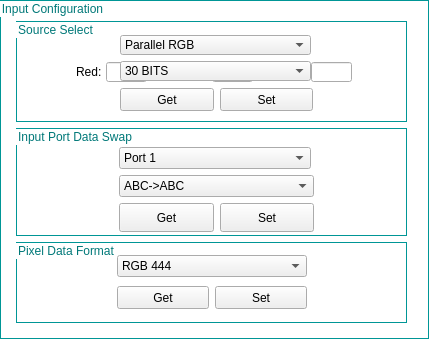
                   <widget class="QGroupBox" name="SourceSelectGroup">
                    <property name="geometry">
                     <rect>
                      <x>18</x>
                      <y>28</y>
                      <width>429</width>
                      <height>339</height>
                     </rect>
                    </property>
                    <property name="sizePolicy">
                     <sizepolicy hsizetype="Minimum" vsizetype="Minimum">
                      <horstretch>0</horstretch>
                      <verstretch>0</verstretch>
                     </sizepolicy>
                    </property>
                    <property name="minimumSize">
                     <size>
                      <width>429</width>
                      <height>339</height>
                     </size>
                    </property>
                    <property name="styleSheet">
                     <string notr="true">QGroupBox{ border: 1px solid ;
background-color: transparent;
border-color: rgb(0,150,150);
color:rgb(0,120,120);
;}</string>
                    </property>
                    <property name="title">
                     <string>Input Configuration</string>
                    </property>
                    <widget class="QGroupBox" name="groupBox_SourceSelect">
                     <property name="geometry">
                      <rect>
                       <x>16</x>
                       <y>21</y>
                       <width>391</width>
                       <height>101</height>
                      </rect>
                     </property>
                     <property name="sizePolicy">
                      <sizepolicy hsizetype="Minimum" vsizetype="Minimum">
                       <horstretch>0</horstretch>
                       <verstretch>0</verstretch>
                      </sizepolicy>
                     </property>
                     <property name="minimumSize">
                      <size>
                       <width>341</width>
                       <height>101</height>
                      </size>
                     </property>
                     <property name="layoutDirection">
                      <enum>Qt::LeftToRight</enum>
                     </property>
                     <property name="title">
                      <string>Source Select</string>
                     </property>
                     <property name="alignment">
                      <set>Qt::AlignLeading|Qt::AlignLeft|Qt::AlignTop</set>
                     </property>
                     <widget class="QComboBox" name="InputSourceOptionList">
                      <property name="geometry">
                       <rect>
                        <x>104</x>
                        <y>40</y>
                        <width>191</width>
                        <height>20</height>
                       </rect>
                      </property>
                      <property name="sizePolicy">
                       <sizepolicy hsizetype="Minimum" vsizetype="Fixed">
                        <horstretch>0</horstretch>
                        <verstretch>0</verstretch>
                       </sizepolicy>
                      </property>
                      <item>
                       <property name="text">
                        <string>30 BITS</string>
                       </property>
                      </item>
                      <item>
                       <property name="text">
                        <string>24 BITS</string>
                       </property>
                      </item>
                      <item>
                       <property name="text">
                        <string>20 BITS</string>
                       </property>
                      </item>
                      <item>
                       <property name="text">
                        <string>16 BITS</string>
                       </property>
                      </item>
                      <item>
                       <property name="text">
                        <string>10 BITS</string>
                       </property>
                      </item>
                      <item>
                       <property name="text">
                        <string>8 BITS</string>
                       </property>
                      </item>
                     </widget>
                     <widget class="QComboBox" name="InputSourceList">
                      <property name="geometry">
                       <rect>
                        <x>104</x>
                        <y>14</y>
                        <width>191</width>
                        <height>20</height>
                       </rect>
                      </property>
                      <property name="sizePolicy">
                       <sizepolicy hsizetype="Minimum" vsizetype="Fixed">
                        <horstretch>0</horstretch>
                        <verstretch>0</verstretch>
                       </sizepolicy>
                      </property>
                      <property name="currentIndex">
                       <number>0</number>
                      </property>
                      <item>
                       <property name="text">
                        <string>Parallel RGB</string>
                       </property>
                      </item>
                      <item>
                       <property name="text">
                        <string>Internal Test Pattern</string>
                       </property>
                      </item>
                      <item>
                       <property name="text">
                        <string>Images from Flash</string>
                       </property>
                      </item>
                      <item>
                       <property name="text">
                        <string>Solid Curtain</string>
                       </property>
                      </item>
                     </widget>
                     <widget class="QFrame" name="colorFrame">
                      <property name="geometry">
                       <rect>
                        <x>30</x>
                        <y>35</y>
                        <width>321</width>
                        <height>31</height>
                       </rect>
                      </property>
                      <property name="styleSheet">
                       <string notr="true">QFrame{border:0px}</string>
                      </property>
                      <property name="frameShape">
                       <enum>QFrame::StyledPanel</enum>
                      </property>
                      <property name="frameShadow">
                       <enum>QFrame::Raised</enum>
                      </property>
                      <widget class="QLabel" name="label_SorceSelect_Red">
                       <property name="geometry">
                        <rect>
                         <x>30</x>
                         <y>8</y>
                         <width>31</width>
                         <height>16</height>
                        </rect>
                       </property>
                       <property name="text">
                        <string>Red:</string>
                       </property>
                      </widget>
                      <widget class="QLabel" name="label_SorceSelect_Green">
                       <property name="geometry">
                        <rect>
                         <x>126</x>
                         <y>7</y>
                         <width>31</width>
                         <height>16</height>
                        </rect>
                       </property>
                       <property name="text">
                        <string>Green:</string>
                       </property>
                      </widget>
                      <widget class="QLabel" name="label_SorceSelect_Blue">
                       <property name="geometry">
                        <rect>
                         <x>235</x>
                         <y>8</y>
                         <width>31</width>
                         <height>16</height>
                        </rect>
                       </property>
                       <property name="text">
                        <string>Blue:</string>
                       </property>
                      </widget>
                      <widget class="QLineEdit" name="red_lineEdit">
                       <property name="geometry">
                        <rect>
                         <x>60</x>
                         <y>6</y>
                         <width>41</width>
                         <height>20</height>
                        </rect>
                       </property>
                       <property name="toolTip">
                        <string>Range : 0 - 1023</string>
                       </property>
                      </widget>
                      <widget class="QLineEdit" name="green_lineEdit">
                       <property name="geometry">
                        <rect>
                         <x>166</x>
                         <y>6</y>
                         <width>41</width>
                         <height>20</height>
                        </rect>
                       </property>
                       <property name="toolTip">
                        <string>Range : 0 - 1023</string>
                       </property>
                       <property name="text">
                        <string/>
                       </property>
                      </widget>
                      <widget class="QLineEdit" name="blue_lineEdit">
                       <property name="geometry">
                        <rect>
                         <x>265</x>
                         <y>6</y>
                         <width>41</width>
                         <height>20</height>
                        </rect>
                       </property>
                       <property name="toolTip">
                        <string>Range : 0 - 1023</string>
                       </property>
                      </widget>
                     </widget>
                     <widget class="QWidget" name="layoutWidget_2">
                      <property name="geometry">
                       <rect>
                        <x>104</x>
                        <y>63</y>
                        <width>193</width>
                        <height>31</height>
                       </rect>
                      </property>
                      <layout class="QHBoxLayout" name="horizontalLayout_17">
                       <item>
                        <widget class="QPushButton" name="SourceGetBut">
                         <property name="minimumSize">
                          <size>
                           <width>92</width>
                           <height>23</height>
                          </size>
                         </property>
                         <property name="text">
                          <string>Get</string>
                         </property>
                        </widget>
                       </item>
                       <item>
                        <widget class="QPushButton" name="SourceSetBut">
                         <property name="minimumSize">
                          <size>
                           <width>92</width>
                           <height>23</height>
                          </size>
                         </property>
                         <property name="text">
                          <string>Set</string>
                         </property>
                        </widget>
                       </item>
                      </layout>
                     </widget>
                     <zorder>colorFrame</zorder>
                     <zorder>layoutWidget_2</zorder>
                     <zorder>InputSourceOptionList</zorder>
                     <zorder>InputSourceList</zorder>
                    </widget>
                    <widget class="QGroupBox" name="SourceSelectGroup_4">
                     <property name="geometry">
                      <rect>
                       <x>16</x>
                       <y>128</y>
                       <width>391</width>
                       <height>108</height>
                      </rect>
                     </property>
                     <property name="sizePolicy">
                      <sizepolicy hsizetype="Minimum" vsizetype="Minimum">
                       <horstretch>0</horstretch>
                       <verstretch>0</verstretch>
                      </sizepolicy>
                     </property>
                     <property name="minimumSize">
                      <size>
                       <width>341</width>
                       <height>108</height>
                      </size>
                     </property>
                     <property name="title">
                      <string>Input Port Data Swap</string>
                     </property>
                     <widget class="QWidget" name="layoutWidget">
                      <property name="geometry">
                       <rect>
                        <x>103</x>
                        <y>19</y>
                        <width>195</width>
                        <height>85</height>
                       </rect>
                      </property>
                      <layout class="QVBoxLayout" name="verticalLayout_3">
                       <item>
                        <widget class="QComboBox" name="SwapPortSelect">
                         <property name="sizePolicy">
                          <sizepolicy hsizetype="Fixed" vsizetype="Fixed">
                           <horstretch>0</horstretch>
                           <verstretch>0</verstretch>
                          </sizepolicy>
                         </property>
                         <property name="maximumSize">
                          <size>
                           <width>192</width>
                           <height>16777215</height>
                          </size>
                         </property>
                         <item>
                          <property name="text">
                           <string>Port 1</string>
                          </property>
                         </item>
                         <item>
                          <property name="text">
                           <string>Port 2</string>
                          </property>
                         </item>
                        </widget>
                       </item>
                       <item>
                        <widget class="QComboBox" name="SwapSelectList">
                         <property name="sizePolicy">
                          <sizepolicy hsizetype="Minimum" vsizetype="Fixed">
                           <horstretch>0</horstretch>
                           <verstretch>0</verstretch>
                          </sizepolicy>
                         </property>
                         <item>
                          <property name="text">
                           <string>ABC-&gt;ABC</string>
                          </property>
                         </item>
                         <item>
                          <property name="text">
                           <string>ABC-&gt;CAB</string>
                          </property>
                         </item>
                         <item>
                          <property name="text">
                           <string>ABC-&gt;BCA</string>
                          </property>
                         </item>
                         <item>
                          <property name="text">
                           <string>ABC-&gt;ACB</string>
                          </property>
                         </item>
                         <item>
                          <property name="text">
                           <string>ABC-&gt;BAC</string>
                          </property>
                         </item>
                         <item>
                          <property name="text">
                           <string>ABC-&gt;CBA</string>
                          </property>
                         </item>
                        </widget>
                       </item>
                       <item>
                        <layout class="QHBoxLayout" name="horizontalLayout_15">
                         <item>
                          <widget class="QPushButton" name="GetSwapBut">
                           <property name="sizePolicy">
                            <sizepolicy hsizetype="Minimum" vsizetype="Minimum">
                             <horstretch>0</horstretch>
                             <verstretch>0</verstretch>
                            </sizepolicy>
                           </property>
                           <property name="minimumSize">
                            <size>
                             <width>92</width>
                             <height>23</height>
                            </size>
                           </property>
                           <property name="text">
                            <string>Get</string>
                           </property>
                          </widget>
                         </item>
                         <item>
                          <widget class="QPushButton" name="SetSwapBut">
                           <property name="sizePolicy">
                            <sizepolicy hsizetype="Minimum" vsizetype="Minimum">
                             <horstretch>0</horstretch>
                             <verstretch>0</verstretch>
                            </sizepolicy>
                           </property>
                           <property name="minimumSize">
                            <size>
                             <width>92</width>
                             <height>23</height>
                            </size>
                           </property>
                           <property name="text">
                            <string>Set</string>
                           </property>
                          </widget>
                         </item>
                        </layout>
                       </item>
                      </layout>
                     </widget>
                    </widget>
                    <widget class="QGroupBox" name="SourceSelectGroup_2">
                     <property name="geometry">
                      <rect>
                       <x>16</x>
                       <y>242</y>
                       <width>391</width>
                       <height>81</height>
                      </rect>
                     </property>
                     <property name="sizePolicy">
                      <sizepolicy hsizetype="Minimum" vsizetype="Minimum">
                       <horstretch>0</horstretch>
                       <verstretch>0</verstretch>
                      </sizepolicy>
                     </property>
                     <property name="minimumSize">
                      <size>
                       <width>341</width>
                       <height>81</height>
                      </size>
                     </property>
                     <property name="title">
                      <string>Pixel Data Format</string>
                     </property>
                     <layout class="QHBoxLayout" name="horizontalLayout_57">
                      <item>
                       <spacer name="horizontalSpacer_62">
                        <property name="orientation">
                         <enum>Qt::Horizontal</enum>
                        </property>
                        <property name="sizeHint" stdset="0">
                         <size>
                          <width>40</width>
                          <height>20</height>
                         </size>
                        </property>
                       </spacer>
                      </item>
                      <item>
                       <layout class="QVBoxLayout" name="verticalLayout_8">
                        <item>
                         <widget class="QComboBox" name="PixelFormatList">
                          <property name="sizePolicy">
                           <sizepolicy hsizetype="Minimum" vsizetype="Fixed">
                            <horstretch>0</horstretch>
                            <verstretch>0</verstretch>
                           </sizepolicy>
                          </property>
                          <item>
                           <property name="text">
                            <string>RGB 444</string>
                           </property>
                          </item>
                          <item>
                           <property name="text">
                            <string>YUV 444</string>
                           </property>
                          </item>
                          <item>
                           <property name="text">
                            <string>YUV 422</string>
                           </property>
                          </item>
                         </widget>
                        </item>
                        <item>
                         <layout class="QHBoxLayout" name="horizontalLayout_16">
                          <item>
                           <widget class="QPushButton" name="PixelFormatGetBut">
                            <property name="minimumSize">
                             <size>
                              <width>92</width>
                              <height>23</height>
                             </size>
                            </property>
                            <property name="text">
                             <string>Get</string>
                            </property>
                           </widget>
                          </item>
                          <item>
                           <widget class="QPushButton" name="PixelFormatSetBut">
                            <property name="minimumSize">
                             <size>
                              <width>92</width>
                              <height>23</height>
                             </size>
                            </property>
                            <property name="text">
                             <string>Set</string>
                            </property>
                           </widget>
                          </item>
                         </layout>
                        </item>
                       </layout>
                      </item>
                      <item>
                       <spacer name="horizontalSpacer_63">
                        <property name="orientation">
                         <enum>Qt::Horizontal</enum>
                        </property>
                        <property name="sizeHint" stdset="0">
                         <size>
                          <width>40</width>
                          <height>20</height>
                         </size>
                        </property>
                       </spacer>
                      </item>
                     </layout>
                    </widget>
                   </widget>
